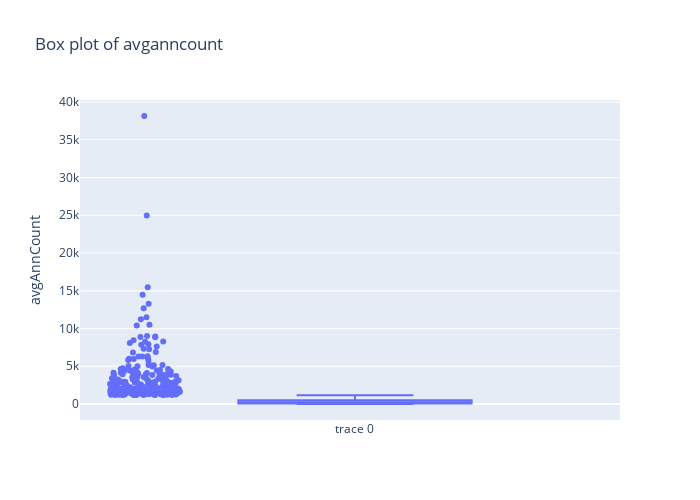

The notebook cell this image was saved under:
### Code cell
fig=gp.Figure(data=[gp.Box(y=df['avgAnnCount'],boxpoints='outliers',jitter=0.3,pointpos=-1.8)])
fig.update_layout(title='Box plot of avganncount',yaxis_title='avgAnnCount',width=700,height=500)

### Figure 1 — Plotly figure (JSON) as saved in the notebook; plotly's stock layout.template omitted (floating-point values rounded to 4 significant figures; data arrays with more than 128 entries replaced by an {"elided": "..."} marker saying what was removed)
{"data": [{"boxpoints": "outliers", "jitter": 0.3, "pointpos": -1.8, "type": "box", "y": {"elided": "3047 float values"}}], "layout": {"height": 500, "title": {"text": "Box plot of avganncount"}, "width": 700, "yaxis": {"title": {"text": "avgAnnCount"}}}}
